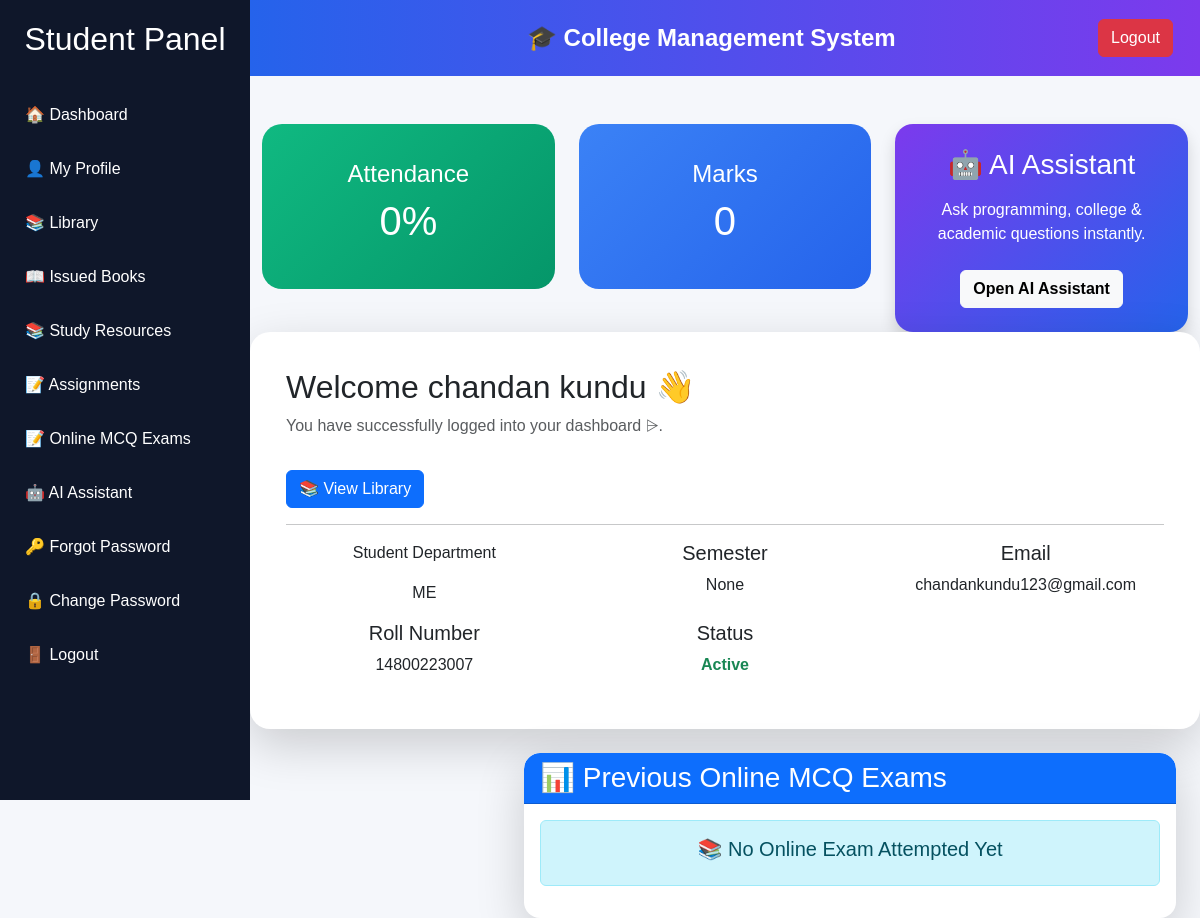
Page /student (signed in) on the committed database.
### models.py (models this page shows)
class Student(db.Model):
    id = db.Column(db.Integer, primary_key=True)
    roll_number = db.Column(db.String(50), unique=True)
    name = db.Column(db.String(100))
    email = db.Column(db.String(100))
    department = db.Column(db.String(100))
    password = db.Column(db.String(100))
    attendance = db.Column(db.Integer, default=0)
    marks = db.Column(db.Integer, default=0)
    semester = db.Column(db.String(50))
    photo = db.Column(db.String(200))
    signature = db.Column(db.String(200))

### app.py (the view)
@app.route("/student")
def student():
    if "student_id" not in session:
        return redirect("/login")
    student = Student.query.get(session["student_id"])
    return render_template(
        "student_dashboard.html",
        student=student
    )

### templates/student_dashboard.html (shortened to what this page needs)
<!DOCTYPE html>
<html lang="en">
<head>
    <link href="https://cdn.jsdelivr.net/npm/bootstrap@5.3.3/dist/css/bootstrap.min.css" rel="stylesheet">
    <link rel="stylesheet" href="{{ url_for('static', filename='css/dashboard.css') }}">
</head>
<body>
    <div class="sidebar">
    <h2>Student Panel</h2>
    <a href="/student_dashboard">🏠 Dashboard</a>
    <a href="/student_profile">👤 My Profile</a>
    <a href="/student_library">📚 Library</a>
    <a href="/issued_books">📖 Issued Books</a>
    <a href="/study_resources">📚 Study Resources</a>
    <a href="/assignments">📝 Assignments</a>
    <a href="/student_exams">📝 Online MCQ Exams</a>
    <a href="/ai_chat">🤖 AI Assistant</a>
    <a href="/forgot_password">🔑 Forgot Password</a>
    <a href="/change_password">🔒 Change Password</a>
    <a href="/logout">🚪 Logout</a>
</div>
<nav class="navbar navbar-expand-lg navbar-dark">
    <div class="container">
        <span class="navbar-brand fw-bold">
            🎓 College Management System
        </span>
        <a href="/logout" class="btn btn-danger">
            Logout
        </a>
    </div>
</nav>
<div class="container mt-5">
    <div class="row">
        <div class="col-md-4 mb-4">
            <div class="card stat-card attendance">
                <div class="card-body">
                    <h4>Attendance</h4>
                    <h1>{{ student.attendance }}%</h1>
                </div>
            </div>
        </div>
        <div class="col-md-4 mb-4">
            <div class="card stat-card marks">
                <div class="card-body">
                    <h4>Marks</h4>
                    <h1>{{ student.marks }}</h1>
                </div>
            </div>
        </div>
       <div class="col-md-4">
    <div class="card text-white shadow"
         style="border:none;
                border-radius:18px;
                background:linear-gradient(135deg,#7c3aed,#2563eb);">
        <div class="card-body text-center p-4">
            <h3 class="mb-3">
                🤖 AI Assistant
            </h3>
            <p class="mb-4">
                Ask programming, college & academic questions instantly.
            </p>
            <a href="/ai_chat"
               class="btn btn-light fw-bold">
                Open AI Assistant
            </a>
        </div>
    </div>
</div>
    <div class="card welcome-card shadow-lg">
        <div class="card-body">
            <h2>Welcome {{ student.name }} 👋</h2>
            <p class="text-muted">
                You have successfully logged into your dashboard ⩥.
            </p>
            <a href="/student_library"
   class="btn btn-primary mt-3">
   📚 View Library
</a>
            <hr>
            <div class="row text-center">
                <div class="col-md-4">
                    <p>Student Department</p>
                    <p>{{ student.department }}</p>
                </div>
                <div class="col-md-4">
                    <h5>Semester</h5>
                    <p>{{ student.semester }}</p>
                </div>
                <div class="col-md-4">
                    <h5>Email</h5>
                    <p>{{ student.email }}</p>
                </div>
                <div class="col-md-4">
                    <h5>Roll Number</h5>
                    <p>{{ student.roll_number }}</p>
                </div>
                <div class="col-md-4">
                    <h5>Status</h5>
                    <p class="text-success fw-bold">Active</p>
                </div>
            </div>
        </div>
    </div>
</div>
<div class="container mt-4">
    <div class="card shadow-lg border-0 rounded-4">
        <div class="card-header bg-primary text-white rounded-top-4">
            <h3 class="mb-0">
                📊 Previous Online MCQ Exams
            </h3>
        </div>
        <div class="card-body">
            {% if results %}
            <div class="table-responsive">
                <table class="table table-hover align-middle">
                    <thead class="table-dark">
                        <tr>
                            <th>Exam</th>
                            <th>Marks</th>
                            <th>Percentage</th>
                            <th>Grade</th>
                            <th>Action</th>
                        </tr>
                    </thead>
                    <tbody>
                    {% for result in results %}
                    <tr>
                        <td>
                            <strong>
                                {{ result.exam_title }}
                            </strong>
                        </td>
                        <td>
                            {{ result.marks }}/{{ result.total }}
                        </td>
                        <td>
                            {{ result.percentage }}%
                        </td>
                        <td>
                            {% if result.percentage >= 90 %}
                                <span class="badge bg-success">
                                    A+
                                </span>
                            {% elif result.percentage >= 80 %}
                                <span class="badge bg-primary">
                                    A
                                </span>
                            {% elif result.percentage >= 70 %}
                                <span class="badge bg-info">
                                    B
                                </span>
                            {% elif result.percentage >= 60 %}
                                <span class="badge bg-warning text-dark">
                                    C
                                </span>
                            {% else %}
                                <span class="badge bg-danger">
                                    F
                                </span>
                            {% endif %}
                        </td>
                        <td>
                            <a href="/view_result/{{ result.id }}"
                               class="btn btn-success btn-sm">
                                👁 View Result
                            </a>
                        </td>
                    </tr>
                    {% endfor %}
                    </tbody>
                </table>
            </div>
            {% else %}
            <div class="alert alert-info text-center">
                <h5>
                    📚 No Online Exam Attempted Yet
                </h5>
            </div>
            {% endif %}
        </div>
    </div>
</div>
</body>
</html>

### static/css/dashboard.css (style rules this page uses)
body { background: linear-gradient(135deg,#0f172a,#1e293b); min-height:100vh; font-family:'Segoe UI',sans-serif; }
.navbar { background: linear-gradient(90deg,#2563eb,#7c3aed)!important; padding:15px; }
.navbar-brand { color:white !important; font-size:24px; font-weight:bold; }
.card { border:none; border-radius:20px; overflow:hidden; transition:0.3s; }
.stat-card { color:white; text-align:center; padding:20px; }
.attendance { background:linear-gradient(135deg,#10b981,#059669); }
.marks { background:linear-gradient(135deg,#3b82f6,#2563eb); }
.welcome-card { border-radius:20px; background:white; padding:20px; }

### templates/student_dashboard.html (style rules this page uses)
body { margin:0; background:#f5f7fb; font-family:'Poppins',sans-serif; }
.sidebar { position:fixed; left:0; top:0; width:250px; height:100vh; background:#0f172a; padding-top:20px; z-index:1000; }
.sidebar h2 { color:white; text-align:center; margin-bottom:30px; }
.sidebar a { display:block; color:white; text-decoration:none; padding:15px 25px; transition:0.3s; }
.navbar { margin-left:250px; }
.container { margin-left:250px; width:calc(100% - 250px); }

### rows in the picture
Student: attendance "0", marks "0", name "chandan kundu", department "ME", semester "None", email "chandankundu123@gmail.com", roll_number "14800223007"
